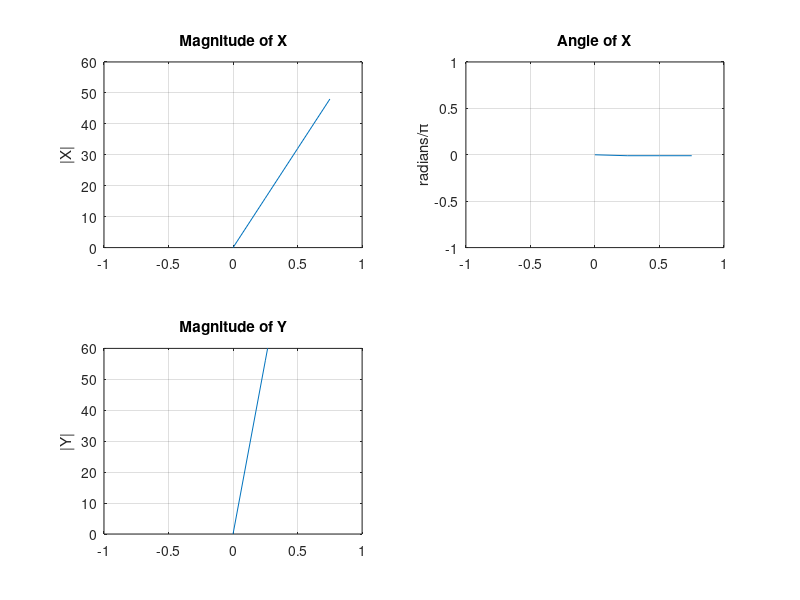

Here is the MATLAB script that generated this plot:
n = 0:7; x = [1 2 2 2 1 0 0 0];
n1= 0:7; x1 = [0 0 0 1 2 2 2 1];
k = 0:3; w = (pi/4)*k; # Frequency 
X = x *(exp(-j*pi/100).*(n'*k)); #DTFT of x
y= x + x1;
#Y = exp(j*pi*n/4).*x; #Signal multiplied by exp(j*pi*n/4)
Y = y * (exp(-j*pi/100).*(n'*k)); # DTFT of y
# Graphical verification
subplot(2,2,1); plot(w/pi,abs(X)); grid; axis([-1,1,0,60])
title('Magnitude of X'); ylabel('|X|')
subplot(2,2,2); plot(w/pi,angle(X)/pi); grid; axis([-1,1,-1,1])
title('Angle of X'); ylabel('radians/\pi')
subplot(2,2,3); plot(w/pi,abs(Y)); grid; axis([-1,1,0,60])
title('Magnitude of Y'); ylabel('|Y|')